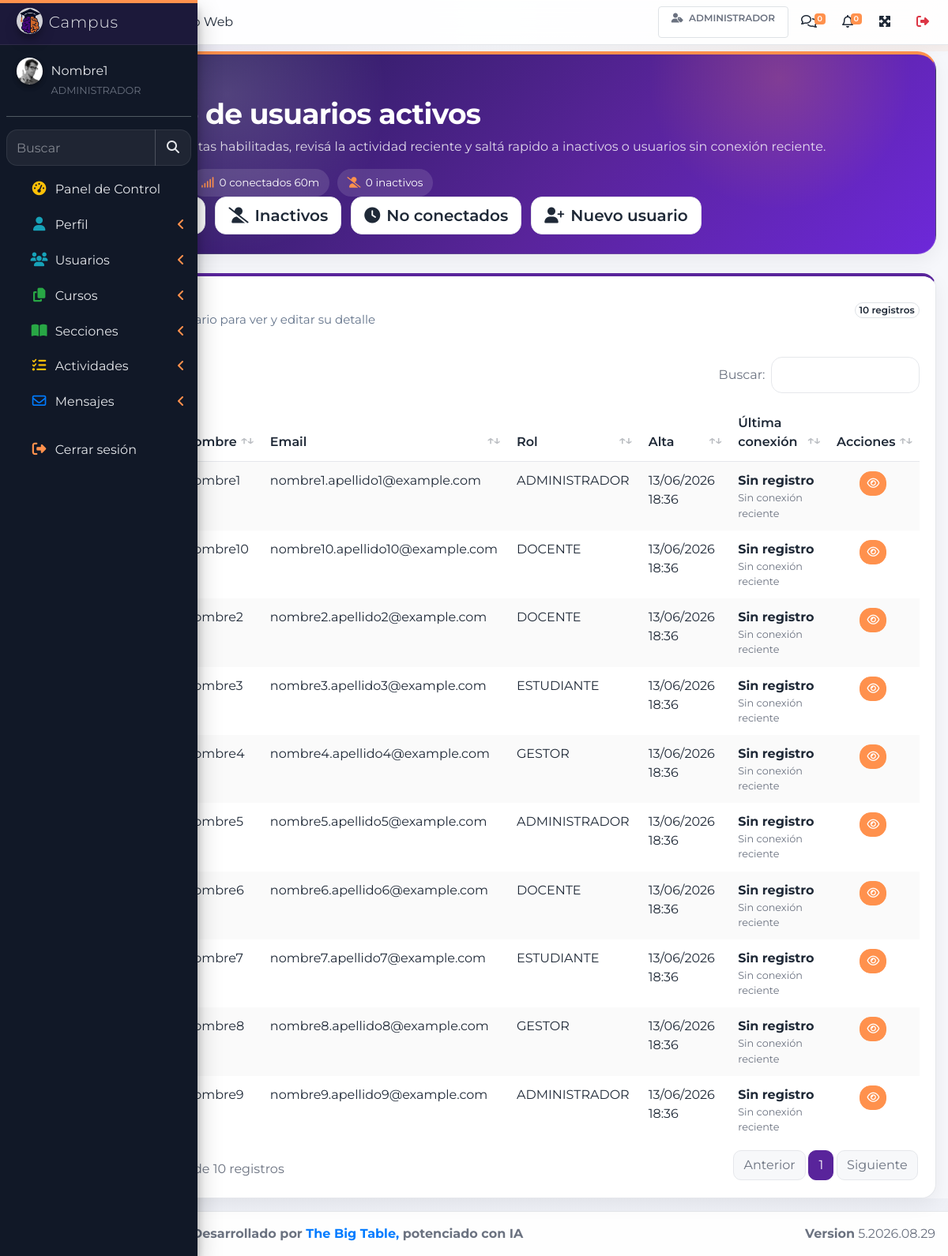
Page /index.php?r=listado-usuarios (signed in) on the committed database.
### tables this page shows
CREATE TABLE IF NOT EXISTS `usuarios` (
  `idUsuario` int NOT NULL AUTO_INCREMENT,
  `nombreUsuario` char(20) NOT NULL,
  `apellidoUsuario` char(20) NOT NULL,
  `email` varchar(50) NOT NULL,
  `pass` varchar(100) NOT NULL,
  `resetPass` tinyint(1) NOT NULL,
  `imgUsuario` varchar(30) NOT NULL,
  `activo` tinyint(1) NOT NULL,
  `rol` char(15) NOT NULL,
  `fechaAlta` datetime NOT NULL DEFAULT CURRENT_TIMESTAMP,
  `ultimaConexion` datetime DEFAULT NULL,
  `fechaBaja` datetime DEFAULT NULL,
  `motivoBaja` varchar(255) DEFAULT NULL,
  `usuarioBaja` int DEFAULT NULL,
  `wpUserId` bigint DEFAULT NULL,
  `origenAuth` varchar(20) NOT NULL DEFAULT 'LOCAL',
  PRIMARY KEY (`idUsuario`),
  KEY `idx_wp_user` (`wpUserId`)
);

### controladores/plantilla.controller.php (called while the page is built)
<?php
class PlantillaController{
    public function crtGetPlantilla(){
        include "vistas/plantilla.php";
}
}

### index.php (called while the page is built, shortened)
<?php
require_once("controladores/auth.controller.php");
require_once("controladores/plantilla.controller.php");
require_once("controladores/usuarios.controller.php");
$plantilla= new PlantillaController();
$plantilla->crtGetPlantilla();
?>

### modelos/conexion.php (called while the page is built, shortened)
<?php
class Conexion
{
    private static $pdo = null;
    private static function crearPdo($host, $port, $dbName, $user, $password)
    {
        $dsn = sprintf(
            'mysql:host=%s;port=%s;dbname=%s;charset=utf8mb4',
            $host,
            $port,
            $dbName
        );
        $link = new PDO($dsn, $user, $password);
        $link->setAttribute(PDO::ATTR_ERRMODE, PDO::ERRMODE_EXCEPTION);
        $link->exec('set names utf8mb4');
        $link->exec("SET time_zone = '-03:00'");
        return $link;
    }
    public static function conectar()
    {
        try {
            if (self::$pdo instanceof PDO) {
                return self::$pdo;
            }
            self::$pdo = self::crearPdo(DB_HOST, DB_PORT, DB_NAME, DB_USER, DB_PASSWORD);
            return self::$pdo;
        } catch (PDOException $e) {
            echo 'Error de conexion: ' . $e->getMessage();
            return null;
        }
    }
}
?>

### modelos/usuarios.modelo.php (called while the page is built, shortened)
<?php
require_once('conexion.php');
class ModeloUsuarios
{
    public static function mdlSeleccionarUsuarios($item, $valor)
    {
        $columnasPermitidas = ['idUsuario', 'nombreUsuario', 'apellidoUsuario', 'email', 'rol', 'activo', 'resetPass'];
        $stmt = Conexion::conectar()->prepare("
            SELECT u.*,
                   DATE_FORMAT(u.fechaAlta, '%d/%m/%Y %H:%i') AS fechaAltaFmt,
                   DATE_FORMAT(u.ultimaConexion, '%d/%m/%Y %H:%i') AS ultimaConexionFmt,
                   DATE_FORMAT(u.fechaBaja, '%d/%m/%Y %H:%i') AS fechaBajaFmt,
                   CONCAT(u2.nombreUsuario, ' ', u2.apellidoUsuario) AS usuarioBajaNombre
            FROM usuarios u
            LEFT JOIN usuarios u2 ON u2.idUsuario = u.usuarioBaja
            WHERE u.$item = :valor
            ORDER BY u.apellidoUsuario ASC, u.nombreUsuario ASC
        ");
        $stmt->bindParam(":valor", $valor, PDO::PARAM_STR);
        $stmt->execute();
        return $stmt->fetchAll(PDO::FETCH_ASSOC);
    }
    public static function mdlContarUsuariosConectadosRecientes($minutos = 60)
    {
        $minutos = max(1, (int) $minutos);
        $stmt = Conexion::conectar()->prepare("
            SELECT COUNT(*) AS total
            FROM usuarios
            WHERE activo = 1
              AND ultimaConexion >= (NOW() - INTERVAL {$minutos} MINUTE)
        ");
        $stmt->execute();
        $resultado = $stmt->fetch(PDO::FETCH_ASSOC);
        return (int) ($resultado['total'] ?? 0);
    }
}

### controladores/usuarios.controller.php (called while the page is built, shortened)
<?php
require_once('modelos/usuarios.modelo.php');
class ControladorUsuarios
{
    public static function crtSeleccionarUsuario($item, $valor)
    {
        return ModeloUsuarios::mdlSeleccionarUsuarios($item, $valor);
    }
    public static function crtContarUsuariosConectadosRecientes($minutos = 60)
    {
        return ModeloUsuarios::mdlContarUsuariosConectadosRecientes((int) $minutos);
    }
}

### vistas/paginas/usuario/listado-usuarios.php (the view, shortened to what this page needs)
<?php
$usuarios = ControladorUsuarios::crtSeleccionarUsuario('activo', 1);
$usuariosActivos = count($usuarios);
$usuariosConectados = ControladorUsuarios::crtContarUsuariosConectadosRecientes(60);
$usuariosInactivos = count(ControladorUsuarios::crtSeleccionarUsuario('activo', 0));
$e = static function ($valor) {
    return htmlspecialchars((string) $valor, ENT_QUOTES, 'UTF-8');
};
?>
<section class="content page-fade">
  <div class="container-fluid">
    <div class="entity-hero mb-4">
      <div class="entity-hero__content">
        <div class="d-flex flex-wrap align-items-start justify-content-between">
          <div class="mb-3 mb-lg-0">
            <span class="entity-kicker">Usuarios</span>
            <h1 class="entity-title mb-2">Listado de usuarios activos</h1>
            <p class="entity-lead mb-3">
              Administrá cuentas habilitadas, revisá la actividad reciente y saltá rapido a inactivos o usuarios sin conexión reciente.
            </p>
            <div class="d-flex flex-wrap" style="gap: .6rem;">
              <span class="entity-chip"><i class="fas fa-user-check"></i><?php echo (int) $usuariosActivos; ?> activos</span>
              <span class="entity-chip"><i class="fas fa-signal"></i><?php echo (int) $usuariosConectados; ?> conectados 60m</span>
              <span class="entity-chip"><i class="fas fa-user-slash"></i><?php echo (int) $usuariosInactivos; ?> inactivos</span>
            </div>
          </div>
          <div class="d-flex flex-wrap justify-content-end" style="gap: .75rem;">
            <a href="index.php?r=listado-usuarios" class="btn btn-light btn-lg text-primary">
            </a>
            <a href="index.php?r=usuarios-inactivos" class="btn btn-outline-light btn-lg">
              <i class="fas fa-user-slash mr-2"></i>Inactivos
            </a>
            <a href="index.php?r=usuarios-no-conectados" class="btn btn-outline-light btn-lg">
              <i class="fas fa-clock mr-2"></i>No conectados
            </a>
            <a href="index.php?r=crear-usuario" class="btn btn-outline-light btn-lg">
              <i class="fas fa-user-plus mr-2"></i>Nuevo usuario
            </a>
          </div>
        </div>
      </div>
    </div>
    <div class="card glass-card">
      <div class="card-header bg-white border-0">
        <div class="d-flex flex-wrap align-items-center justify-content-between">
          <div>
            <div class="section-title">Cuentas activas</div>
            <div class="section-subtitle">Selecciona un usuario para ver y editar su detalle</div>
          </div>
          <span class="badge badge-light border"><?php echo (int) $usuariosActivos; ?> registros</span>
        </div>
      </div>
      <div class="card-body">
        <div class="table-responsive">
          <table id="example1" class="table table-hover table-striped table-borderless mb-0">
            <thead>
              <tr>
                <th>Apellido</th>
                <th>Nombre</th>
                <th>Email</th>
                <th>Rol</th>
                <th>Alta</th>
                <th>Última conexión</th>
                <th class="text-center">Acciones</th>
              </tr>
            </thead>
            <tbody>
              <?php foreach ($usuarios as $valor): ?>
                <?php
                  $ultimaConexion = !empty($valor['ultimaConexionFmt']) ? $valor['ultimaConexionFmt'] : 'Sin registro';
                  $estadoConexion = !empty($valor['ultimaConexion']) && strtotime((string) $valor['ultimaConexion']) >= strtotime('-60 minutes') ? 'Conectado reciente' : 'Sin conexión reciente';
                ?>
                <tr>
                  <td><?php echo $e($valor['apellidoUsuario'] ?? ''); ?></td>
                  <td><?php echo $e($valor['nombreUsuario'] ?? ''); ?></td>
                  <td><?php echo $e($valor['email'] ?? ''); ?></td>
                  <td><?php echo $e($valor['rol'] ?? ''); ?></td>
                  <td><?php echo $e($valor['fechaAltaFmt'] ?? ''); ?></td>
                  <td>
                    <div class="d-flex flex-column">
                      <strong><?php echo $e($ultimaConexion); ?></strong>
                      <small class="text-muted"><?php echo $e($estadoConexion); ?></small>
                    </div>
                  </td>
                  <td class="text-center">
                    <a href="index.php?r=editar-usuario&id=<?php echo (int) ($valor['idUsuario'] ?? 0); ?>" class="btn btn-success btn-sm" title="Ver detalle">
                      <i class="far fa-eye"></i>
                    </a>
                  </td>
                </tr>
              <?php endforeach; ?>
            </tbody>
          </table>
        </div>
      </div>
    </div>
  </div>
</section>

### rows in the picture
usuarios: nombreUsuario "Nombre1", email "nombre1.apellido1@example.com", rol "ADMINISTRADOR", fechaAltaFmt "13/06/2026 18:36", ultimaConexion "Sin registro", ultimaConexion "Sin conexión reciente"
usuarios: nombreUsuario "Nombre10", email "nombre10.apellido10@example.com", rol "DOCENTE", fechaAltaFmt "13/06/2026 18:36", ultimaConexion "Sin registro", ultimaConexion "Sin conexión reciente"
usuarios: nombreUsuario "Nombre2", email "nombre2.apellido2@example.com", rol "DOCENTE", fechaAltaFmt "13/06/2026 18:36", ultimaConexion "Sin registro", ultimaConexion "Sin conexión reciente"
usuarios: nombreUsuario "Nombre3", email "nombre3.apellido3@example.com", rol "ESTUDIANTE", fechaAltaFmt "13/06/2026 18:36", ultimaConexion "Sin registro", ultimaConexion "Sin conexión reciente"
usuarios: nombreUsuario "Nombre4", email "nombre4.apellido4@example.com", rol "GESTOR", fechaAltaFmt "13/06/2026 18:36", ultimaConexion "Sin registro", ultimaConexion "Sin conexión reciente"
usuarios: nombreUsuario "Nombre5", email "nombre5.apellido5@example.com", rol "ADMINISTRADOR", fechaAltaFmt "13/06/2026 18:36", ultimaConexion "Sin registro", ultimaConexion "Sin conexión reciente"
usuarios: nombreUsuario "Nombre6", email "nombre6.apellido6@example.com", rol "DOCENTE", fechaAltaFmt "13/06/2026 18:36", ultimaConexion "Sin registro", ultimaConexion "Sin conexión reciente"
usuarios: nombreUsuario "Nombre7", email "nombre7.apellido7@example.com", rol "ESTUDIANTE", fechaAltaFmt "13/06/2026 18:36", ultimaConexion "Sin registro", ultimaConexion "Sin conexión reciente"
usuarios: nombreUsuario "Nombre8", email "nombre8.apellido8@example.com", rol "GESTOR", fechaAltaFmt "13/06/2026 18:36", ultimaConexion "Sin registro", ultimaConexion "Sin conexión reciente"
usuarios: nombreUsuario "Nombre9", email "nombre9.apellido9@example.com", rol "ADMINISTRADOR", fechaAltaFmt "13/06/2026 18:36", ultimaConexion "Sin registro", ultimaConexion "Sin conexión reciente"

### other values in the picture
ControladorPermisos::etiquetaRol() "ADMINISTRADOR"
$cabecera['mensajes'] "0"
$cabecera['notificaciones'] "0"
$_SESSION['usuario']['nombre'] "Nombre1"
$usuariosConectados "0"
$usuariosInactivos "0"
$usuariosActivos "10"
